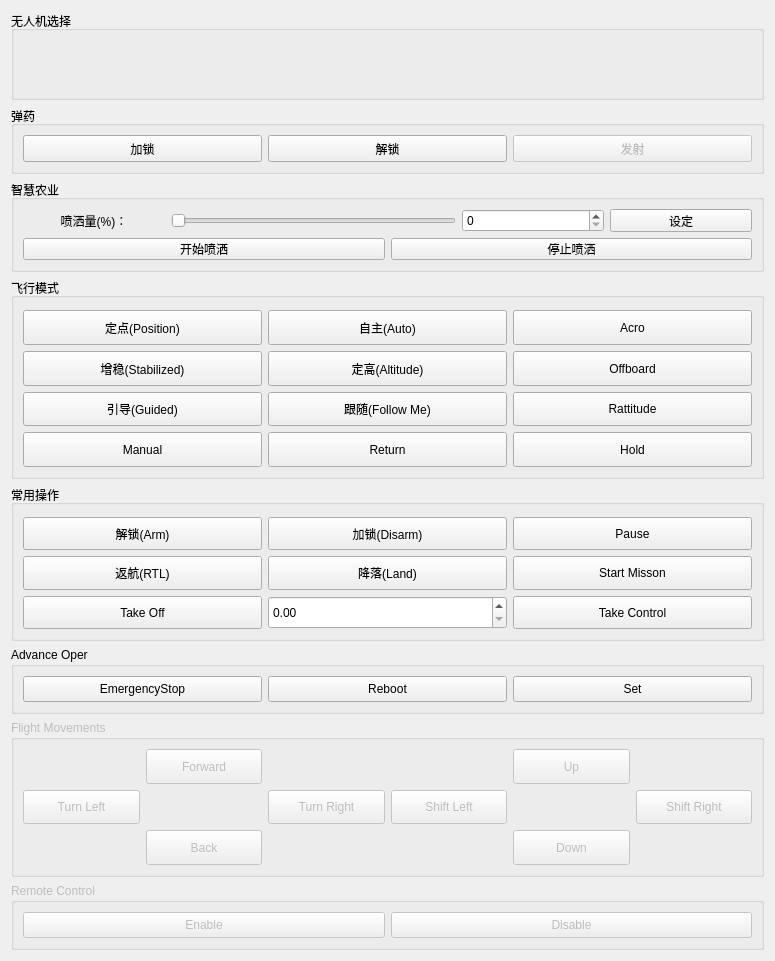
<?xml version="1.0" encoding="UTF-8"?>
<ui version="4.0">
 <class>UAVFlyManage_MavlinkDialog</class>
 <widget class="QWidget" name="UAVFlyManage_MavlinkDialog">
  <property name="geometry">
   <rect>
    <x>0</x>
    <y>0</y>
    <width>775</width>
    <height>961</height>
   </rect>
  </property>
  <property name="windowTitle">
   <string>UAV Flight Control Mode</string>
  </property>
  <layout class="QVBoxLayout" name="verticalLayout" stretch="4,3,3,9,7,3,7,3">
   <item>
    <widget class="QGroupBox" name="groupBox_UAVFlyControl_UAVFlyManage_VehicleSelected">
     <property name="title">
      <string>无人机选择</string>
     </property>
     <layout class="QHBoxLayout" name="horizontalLayout_4"/>
    </widget>
   </item>
   <item>
    <widget class="QGroupBox" name="groupBox_UAVFlyControl_UAVFlyManage_BombControl">
     <property name="sizePolicy">
      <sizepolicy hsizetype="Preferred" vsizetype="Minimum">
       <horstretch>0</horstretch>
       <verstretch>0</verstretch>
      </sizepolicy>
     </property>
     <property name="minimumSize">
      <size>
       <width>2</width>
       <height>2</height>
      </size>
     </property>
     <property name="title">
      <string>弹药</string>
     </property>
     <layout class="QHBoxLayout" name="horizontalLayout">
      <item>
       <widget class="QPushButton" name="pushButton_UAVFlyControl_UAVFlyManage_BombControl_BombLock">
        <property name="sizePolicy">
         <sizepolicy hsizetype="Minimum" vsizetype="Minimum">
          <horstretch>0</horstretch>
          <verstretch>0</verstretch>
         </sizepolicy>
        </property>
        <property name="minimumSize">
         <size>
          <width>2</width>
          <height>22</height>
         </size>
        </property>
        <property name="text">
         <string>加锁</string>
        </property>
       </widget>
      </item>
      <item>
       <widget class="QPushButton" name="pushButton_UAVFlyControl_UAVFlyManage_BombControl_BombUnLock">
        <property name="sizePolicy">
         <sizepolicy hsizetype="Minimum" vsizetype="Minimum">
          <horstretch>0</horstretch>
          <verstretch>0</verstretch>
         </sizepolicy>
        </property>
        <property name="minimumSize">
         <size>
          <width>2</width>
          <height>22</height>
         </size>
        </property>
        <property name="text">
         <string>解锁</string>
        </property>
       </widget>
      </item>
      <item>
       <widget class="QPushButton" name="pushButton_UAVFlyControl_UAVFlyManage_BombControl_BombShot">
        <property name="enabled">
         <bool>false</bool>
        </property>
        <property name="sizePolicy">
         <sizepolicy hsizetype="Minimum" vsizetype="Minimum">
          <horstretch>0</horstretch>
          <verstretch>0</verstretch>
         </sizepolicy>
        </property>
        <property name="minimumSize">
         <size>
          <width>2</width>
          <height>22</height>
         </size>
        </property>
        <property name="text">
         <string>发射</string>
        </property>
       </widget>
      </item>
     </layout>
    </widget>
   </item>
   <item>
    <widget class="QGroupBox" name="groupBox_UAVFlyControl_UAVFlyManage_InteAgri_PesticideSpraying">
     <property name="title">
      <string>智慧农业</string>
     </property>
     <layout class="QVBoxLayout" name="verticalLayout_2">
      <item>
       <layout class="QHBoxLayout" name="horizontalLayout_5" stretch="1,2,1,1">
        <item>
         <widget class="QLabel" name="label_3">
          <property name="sizePolicy">
           <sizepolicy hsizetype="Preferred" vsizetype="Minimum">
            <horstretch>0</horstretch>
            <verstretch>0</verstretch>
           </sizepolicy>
          </property>
          <property name="minimumSize">
           <size>
            <width>2</width>
            <height>22</height>
           </size>
          </property>
          <property name="layoutDirection">
           <enum>Qt::LeftToRight</enum>
          </property>
          <property name="text">
           <string>喷洒量(%)：</string>
          </property>
          <property name="alignment">
           <set>Qt::AlignCenter</set>
          </property>
         </widget>
        </item>
        <item>
         <widget class="QSlider" name="horizontalSlider">
          <property name="sizePolicy">
           <sizepolicy hsizetype="Expanding" vsizetype="Minimum">
            <horstretch>0</horstretch>
            <verstretch>0</verstretch>
           </sizepolicy>
          </property>
          <property name="minimumSize">
           <size>
            <width>2</width>
            <height>22</height>
           </size>
          </property>
          <property name="maximum">
           <number>100</number>
          </property>
          <property name="orientation">
           <enum>Qt::Horizontal</enum>
          </property>
         </widget>
        </item>
        <item>
         <widget class="QSpinBox" name="spinBox">
          <property name="maximum">
           <number>100</number>
          </property>
         </widget>
        </item>
        <item>
         <widget class="QPushButton" name="pushButton">
          <property name="sizePolicy">
           <sizepolicy hsizetype="Minimum" vsizetype="Minimum">
            <horstretch>0</horstretch>
            <verstretch>0</verstretch>
           </sizepolicy>
          </property>
          <property name="minimumSize">
           <size>
            <width>2</width>
            <height>22</height>
           </size>
          </property>
          <property name="text">
           <string>设定</string>
          </property>
         </widget>
        </item>
       </layout>
      </item>
      <item>
       <layout class="QHBoxLayout" name="horizontalLayout_2">
        <item>
         <widget class="QPushButton" name="pushButton_UAVFlyControl_UAVFlyManageInteAgri_PesticideSpraying_Start">
          <property name="sizePolicy">
           <sizepolicy hsizetype="Minimum" vsizetype="Minimum">
            <horstretch>0</horstretch>
            <verstretch>0</verstretch>
           </sizepolicy>
          </property>
          <property name="minimumSize">
           <size>
            <width>2</width>
            <height>22</height>
           </size>
          </property>
          <property name="text">
           <string>开始喷洒</string>
          </property>
         </widget>
        </item>
        <item>
         <widget class="QPushButton" name="pushButton_UAVFlyControl_UAVFlyManageInteAgri_PesticideSpraying_Stop">
          <property name="sizePolicy">
           <sizepolicy hsizetype="Minimum" vsizetype="Minimum">
            <horstretch>0</horstretch>
            <verstretch>0</verstretch>
           </sizepolicy>
          </property>
          <property name="minimumSize">
           <size>
            <width>2</width>
            <height>22</height>
           </size>
          </property>
          <property name="text">
           <string>停止喷洒</string>
          </property>
         </widget>
        </item>
       </layout>
      </item>
     </layout>
    </widget>
   </item>
   <item>
    <widget class="QGroupBox" name="groupBox_UAVFlyControl_UAVFlyManage_FlyMode">
     <property name="sizePolicy">
      <sizepolicy hsizetype="Preferred" vsizetype="Minimum">
       <horstretch>0</horstretch>
       <verstretch>0</verstretch>
      </sizepolicy>
     </property>
     <property name="minimumSize">
      <size>
       <width>2</width>
       <height>2</height>
      </size>
     </property>
     <property name="title">
      <string>飞行模式</string>
     </property>
     <layout class="QGridLayout" name="gridLayout_3">
      <property name="topMargin">
       <number>12</number>
      </property>
      <item row="0" column="4">
       <widget class="QPushButton" name="pushButton_UAVFlyControl_UAVFlyManage_Mavlink_FlyMode_Acro">
        <property name="sizePolicy">
         <sizepolicy hsizetype="Minimum" vsizetype="Minimum">
          <horstretch>0</horstretch>
          <verstretch>0</verstretch>
         </sizepolicy>
        </property>
        <property name="minimumSize">
         <size>
          <width>2</width>
          <height>22</height>
         </size>
        </property>
        <property name="text">
         <string>Acro</string>
        </property>
       </widget>
      </item>
      <item row="7" column="0">
       <widget class="QPushButton" name="pushButton_UAVFlyControl_UAVFlyManage_Mavlink_FlyMode_Manual">
        <property name="sizePolicy">
         <sizepolicy hsizetype="Minimum" vsizetype="Minimum">
          <horstretch>0</horstretch>
          <verstretch>0</verstretch>
         </sizepolicy>
        </property>
        <property name="minimumSize">
         <size>
          <width>2</width>
          <height>22</height>
         </size>
        </property>
        <property name="text">
         <string>Manual</string>
        </property>
       </widget>
      </item>
      <item row="4" column="2">
       <widget class="QPushButton" name="pushButton_UAVFlyControl_UAVFlyManage_Mavlink_FlyMode_FollowMe">
        <property name="sizePolicy">
         <sizepolicy hsizetype="Minimum" vsizetype="Minimum">
          <horstretch>0</horstretch>
          <verstretch>0</verstretch>
         </sizepolicy>
        </property>
        <property name="minimumSize">
         <size>
          <width>2</width>
          <height>22</height>
         </size>
        </property>
        <property name="text">
         <string>跟随(Follow Me)</string>
        </property>
       </widget>
      </item>
      <item row="2" column="2">
       <widget class="QPushButton" name="pushButton_UAVFlyControl_UAVFlyManage_Mavlink_FlyMode_Altitude">
        <property name="sizePolicy">
         <sizepolicy hsizetype="Minimum" vsizetype="Minimum">
          <horstretch>0</horstretch>
          <verstretch>0</verstretch>
         </sizepolicy>
        </property>
        <property name="minimumSize">
         <size>
          <width>2</width>
          <height>22</height>
         </size>
        </property>
        <property name="text">
         <string>定高(Altitude)</string>
        </property>
       </widget>
      </item>
      <item row="7" column="4">
       <widget class="QPushButton" name="pushButton_UAVFlyControl_UAVFlyManage_Mavlink_FlyMode_Hold">
        <property name="sizePolicy">
         <sizepolicy hsizetype="Minimum" vsizetype="Minimum">
          <horstretch>0</horstretch>
          <verstretch>0</verstretch>
         </sizepolicy>
        </property>
        <property name="minimumSize">
         <size>
          <width>2</width>
          <height>22</height>
         </size>
        </property>
        <property name="text">
         <string>Hold</string>
        </property>
       </widget>
      </item>
      <item row="4" column="4">
       <widget class="QPushButton" name="pushButton_UAVFlyControl_UAVFlyManage_Mavlink_FlyMode_Rattitude">
        <property name="sizePolicy">
         <sizepolicy hsizetype="Minimum" vsizetype="Minimum">
          <horstretch>0</horstretch>
          <verstretch>0</verstretch>
         </sizepolicy>
        </property>
        <property name="minimumSize">
         <size>
          <width>2</width>
          <height>22</height>
         </size>
        </property>
        <property name="text">
         <string>Rattitude</string>
        </property>
       </widget>
      </item>
      <item row="7" column="2">
       <widget class="QPushButton" name="pushButton_UAVFlyControl_UAVFlyManage_Mavlink_FlyMode_Return">
        <property name="sizePolicy">
         <sizepolicy hsizetype="Minimum" vsizetype="Minimum">
          <horstretch>0</horstretch>
          <verstretch>0</verstretch>
         </sizepolicy>
        </property>
        <property name="minimumSize">
         <size>
          <width>2</width>
          <height>22</height>
         </size>
        </property>
        <property name="text">
         <string>Return</string>
        </property>
       </widget>
      </item>
      <item row="2" column="4">
       <widget class="QPushButton" name="pushButton_UAVFlyControl_UAVFlyManage_Mavlink_FlyMode_Offboard">
        <property name="sizePolicy">
         <sizepolicy hsizetype="Minimum" vsizetype="Minimum">
          <horstretch>0</horstretch>
          <verstretch>0</verstretch>
         </sizepolicy>
        </property>
        <property name="minimumSize">
         <size>
          <width>2</width>
          <height>22</height>
         </size>
        </property>
        <property name="text">
         <string>Offboard</string>
        </property>
       </widget>
      </item>
      <item row="4" column="0">
       <widget class="QPushButton" name="pushButton_UAVFlyControl_UAVFlyManage_Mavlink_FlyMode_Guided">
        <property name="sizePolicy">
         <sizepolicy hsizetype="Minimum" vsizetype="Minimum">
          <horstretch>0</horstretch>
          <verstretch>0</verstretch>
         </sizepolicy>
        </property>
        <property name="minimumSize">
         <size>
          <width>2</width>
          <height>22</height>
         </size>
        </property>
        <property name="text">
         <string>引导(Guided)</string>
        </property>
       </widget>
      </item>
      <item row="0" column="0">
       <widget class="QPushButton" name="pushButton_UAVFlyControl_UAVFlyManage_Mavlink_FlyMode_Position">
        <property name="sizePolicy">
         <sizepolicy hsizetype="Minimum" vsizetype="Minimum">
          <horstretch>0</horstretch>
          <verstretch>0</verstretch>
         </sizepolicy>
        </property>
        <property name="minimumSize">
         <size>
          <width>2</width>
          <height>22</height>
         </size>
        </property>
        <property name="text">
         <string>定点(Position)</string>
        </property>
       </widget>
      </item>
      <item row="0" column="2">
       <widget class="QPushButton" name="pushButton_UAVFlyControl_UAVFlyManage_Mavlink_FlyMode_Mission">
        <property name="sizePolicy">
         <sizepolicy hsizetype="Minimum" vsizetype="Minimum">
          <horstretch>0</horstretch>
          <verstretch>0</verstretch>
         </sizepolicy>
        </property>
        <property name="minimumSize">
         <size>
          <width>2</width>
          <height>22</height>
         </size>
        </property>
        <property name="text">
         <string>自主(Auto)</string>
        </property>
       </widget>
      </item>
      <item row="2" column="0">
       <widget class="QPushButton" name="pushButton_UAVFlyControl_UAVFlyManage_Mavlink_FlyMode_Stabilized">
        <property name="sizePolicy">
         <sizepolicy hsizetype="Minimum" vsizetype="Minimum">
          <horstretch>0</horstretch>
          <verstretch>0</verstretch>
         </sizepolicy>
        </property>
        <property name="minimumSize">
         <size>
          <width>2</width>
          <height>22</height>
         </size>
        </property>
        <property name="text">
         <string>增稳(Stabilized)</string>
        </property>
       </widget>
      </item>
     </layout>
    </widget>
   </item>
   <item>
    <widget class="QGroupBox" name="groupBox_UAVFlyControl_UAVFlyManage_Mavlink_CommOper">
     <property name="sizePolicy">
      <sizepolicy hsizetype="Preferred" vsizetype="Minimum">
       <horstretch>0</horstretch>
       <verstretch>0</verstretch>
      </sizepolicy>
     </property>
     <property name="minimumSize">
      <size>
       <width>2</width>
       <height>2</height>
      </size>
     </property>
     <property name="title">
      <string>常用操作</string>
     </property>
     <layout class="QGridLayout" name="gridLayout">
      <property name="topMargin">
       <number>12</number>
      </property>
      <item row="3" column="0">
       <widget class="QPushButton" name="pushButton_UAVFlyControl_UAVFlyManage_Mavlink_CommOper_TakeOff">
        <property name="sizePolicy">
         <sizepolicy hsizetype="Minimum" vsizetype="Minimum">
          <horstretch>0</horstretch>
          <verstretch>0</verstretch>
         </sizepolicy>
        </property>
        <property name="minimumSize">
         <size>
          <width>2</width>
          <height>22</height>
         </size>
        </property>
        <property name="text">
         <string>Take Off</string>
        </property>
       </widget>
      </item>
      <item row="3" column="3">
       <widget class="QPushButton" name="pushButton_UAVFlyControl_UAVFlyManage_Mavlink_CommOper_TakeControl">
        <property name="sizePolicy">
         <sizepolicy hsizetype="Minimum" vsizetype="Minimum">
          <horstretch>0</horstretch>
          <verstretch>0</verstretch>
         </sizepolicy>
        </property>
        <property name="minimumSize">
         <size>
          <width>2</width>
          <height>22</height>
         </size>
        </property>
        <property name="text">
         <string>Take Control</string>
        </property>
       </widget>
      </item>
      <item row="0" column="0">
       <widget class="QPushButton" name="pushButton_UAVFlyControl_UAVFlyManage_Mavlink_CommOper_Arm">
        <property name="sizePolicy">
         <sizepolicy hsizetype="Minimum" vsizetype="Minimum">
          <horstretch>0</horstretch>
          <verstretch>0</verstretch>
         </sizepolicy>
        </property>
        <property name="minimumSize">
         <size>
          <width>2</width>
          <height>22</height>
         </size>
        </property>
        <property name="text">
         <string>解锁(Arm)</string>
        </property>
       </widget>
      </item>
      <item row="0" column="1">
       <widget class="QPushButton" name="pushButton_UAVFlyControl_UAVFlyManage_Mavlink_CommOper_Disarm">
        <property name="sizePolicy">
         <sizepolicy hsizetype="Minimum" vsizetype="Minimum">
          <horstretch>0</horstretch>
          <verstretch>0</verstretch>
         </sizepolicy>
        </property>
        <property name="minimumSize">
         <size>
          <width>2</width>
          <height>22</height>
         </size>
        </property>
        <property name="text">
         <string>加锁(Disarm)</string>
        </property>
       </widget>
      </item>
      <item row="3" column="1">
       <widget class="QDoubleSpinBox" name="doubleSpinBox_UAVFlyControl_UAVFlyManage_Mavlink_CommOper_TakeOff">
        <property name="sizePolicy">
         <sizepolicy hsizetype="Ignored" vsizetype="Ignored">
          <horstretch>0</horstretch>
          <verstretch>0</verstretch>
         </sizepolicy>
        </property>
        <property name="toolTip">
         <string>TakeOff Attitude</string>
        </property>
        <property name="whatsThis">
         <string>TakeOff Attitude</string>
        </property>
        <property name="maximum">
         <double>1000000000.000000000000000</double>
        </property>
       </widget>
      </item>
      <item row="0" column="3">
       <widget class="QPushButton" name="pushButton_UAVFlyControl_UAVFlyManage_Mavlink_CommOper_Pause">
        <property name="sizePolicy">
         <sizepolicy hsizetype="Minimum" vsizetype="Minimum">
          <horstretch>0</horstretch>
          <verstretch>0</verstretch>
         </sizepolicy>
        </property>
        <property name="minimumSize">
         <size>
          <width>2</width>
          <height>22</height>
         </size>
        </property>
        <property name="text">
         <string>Pause</string>
        </property>
       </widget>
      </item>
      <item row="2" column="0">
       <widget class="QPushButton" name="pushButton_UAVFlyControl_UAVFlyManage_Mavlink_CommOper_RTL">
        <property name="sizePolicy">
         <sizepolicy hsizetype="Minimum" vsizetype="Minimum">
          <horstretch>0</horstretch>
          <verstretch>0</verstretch>
         </sizepolicy>
        </property>
        <property name="minimumSize">
         <size>
          <width>2</width>
          <height>22</height>
         </size>
        </property>
        <property name="text">
         <string>返航(RTL)</string>
        </property>
       </widget>
      </item>
      <item row="2" column="1">
       <widget class="QPushButton" name="pushButton_UAVFlyControl_UAVFlyManage_Mavlink_CommOper_Land">
        <property name="sizePolicy">
         <sizepolicy hsizetype="Minimum" vsizetype="Minimum">
          <horstretch>0</horstretch>
          <verstretch>0</verstretch>
         </sizepolicy>
        </property>
        <property name="minimumSize">
         <size>
          <width>2</width>
          <height>22</height>
         </size>
        </property>
        <property name="text">
         <string>降落(Land)</string>
        </property>
       </widget>
      </item>
      <item row="2" column="3">
       <widget class="QPushButton" name="pushButton_UAVFlyControl_UAVFlyManage_Mavlink_CommOper_StartMisson">
        <property name="sizePolicy">
         <sizepolicy hsizetype="Minimum" vsizetype="Minimum">
          <horstretch>0</horstretch>
          <verstretch>0</verstretch>
         </sizepolicy>
        </property>
        <property name="minimumSize">
         <size>
          <width>2</width>
          <height>22</height>
         </size>
        </property>
        <property name="text">
         <string>Start Misson</string>
        </property>
       </widget>
      </item>
     </layout>
    </widget>
   </item>
   <item>
    <widget class="QGroupBox" name="groupBox_UAVFlyControl_UAVFlyManage_Mavlink_AdvanceOper">
     <property name="title">
      <string>Advance Oper</string>
     </property>
     <layout class="QGridLayout" name="gridLayout_4">
      <item row="0" column="1">
       <widget class="QPushButton" name="pushButton_UAVFlyControl_UAVFlyManage_Mavlink_AdvanceOper_Reboot">
        <property name="sizePolicy">
         <sizepolicy hsizetype="Minimum" vsizetype="Minimum">
          <horstretch>0</horstretch>
          <verstretch>0</verstretch>
         </sizepolicy>
        </property>
        <property name="minimumSize">
         <size>
          <width>2</width>
          <height>22</height>
         </size>
        </property>
        <property name="text">
         <string>Reboot</string>
        </property>
       </widget>
      </item>
      <item row="0" column="3">
       <widget class="QPushButton" name="pushButton_UAVFlyControl_UAVFlyManage_Mavlink_AdvanceOper_Set">
        <property name="sizePolicy">
         <sizepolicy hsizetype="Minimum" vsizetype="Minimum">
          <horstretch>0</horstretch>
          <verstretch>0</verstretch>
         </sizepolicy>
        </property>
        <property name="minimumSize">
         <size>
          <width>2</width>
          <height>22</height>
         </size>
        </property>
        <property name="text">
         <string>Set</string>
        </property>
       </widget>
      </item>
      <item row="0" column="0">
       <widget class="QPushButton" name="pushButton_UAVFlyControl_UAVFlyManage_Mavlink_AdvanceOper_EmergencyStop">
        <property name="sizePolicy">
         <sizepolicy hsizetype="Minimum" vsizetype="Minimum">
          <horstretch>0</horstretch>
          <verstretch>0</verstretch>
         </sizepolicy>
        </property>
        <property name="minimumSize">
         <size>
          <width>2</width>
          <height>22</height>
         </size>
        </property>
        <property name="text">
         <string>EmergencyStop</string>
        </property>
       </widget>
      </item>
     </layout>
    </widget>
   </item>
   <item>
    <widget class="QGroupBox" name="groupBox_UAVFlyControl_UAVFlyManage_Mavlink_FlyAction">
     <property name="enabled">
      <bool>false</bool>
     </property>
     <property name="sizePolicy">
      <sizepolicy hsizetype="Preferred" vsizetype="Minimum">
       <horstretch>0</horstretch>
       <verstretch>0</verstretch>
      </sizepolicy>
     </property>
     <property name="minimumSize">
      <size>
       <width>2</width>
       <height>2</height>
      </size>
     </property>
     <property name="title">
      <string>Flight Movements</string>
     </property>
     <layout class="QGridLayout" name="gridLayout_2">
      <item row="2" column="3">
       <widget class="QPushButton" name="pushButton_UAVFlyControl_UAVFlyManage_Mavlink_FlyAction_ShiftLeft">
        <property name="enabled">
         <bool>false</bool>
        </property>
        <property name="sizePolicy">
         <sizepolicy hsizetype="Minimum" vsizetype="Minimum">
          <horstretch>0</horstretch>
          <verstretch>0</verstretch>
         </sizepolicy>
        </property>
        <property name="minimumSize">
         <size>
          <width>2</width>
          <height>22</height>
         </size>
        </property>
        <property name="text">
         <string>Shift Left</string>
        </property>
       </widget>
      </item>
      <item row="2" column="0">
       <widget class="QPushButton" name="pushButton_UAVFlyControl_UAVFlyManage_Mavlink_FlyAction_TurnLeft">
        <property name="enabled">
         <bool>false</bool>
        </property>
        <property name="sizePolicy">
         <sizepolicy hsizetype="Minimum" vsizetype="Minimum">
          <horstretch>0</horstretch>
          <verstretch>0</verstretch>
         </sizepolicy>
        </property>
        <property name="minimumSize">
         <size>
          <width>2</width>
          <height>22</height>
         </size>
        </property>
        <property name="text">
         <string>Turn Left</string>
        </property>
       </widget>
      </item>
      <item row="2" column="5">
       <widget class="QPushButton" name="pushButton_UAVFlyControl_UAVFlyManage_Mavlink_FlyAction_ShiftRight">
        <property name="enabled">
         <bool>false</bool>
        </property>
        <property name="sizePolicy">
         <sizepolicy hsizetype="Minimum" vsizetype="Minimum">
          <horstretch>0</horstretch>
          <verstretch>0</verstretch>
         </sizepolicy>
        </property>
        <property name="minimumSize">
         <size>
          <width>2</width>
          <height>22</height>
         </size>
        </property>
        <property name="text">
         <string>Shift Right</string>
        </property>
       </widget>
      </item>
      <item row="0" column="1">
       <widget class="QPushButton" name="pushButton_UAVFlyControl_UAVFlyManage_Mavlink_FlyAction_GoForward">
        <property name="enabled">
         <bool>false</bool>
        </property>
        <property name="sizePolicy">
         <sizepolicy hsizetype="Minimum" vsizetype="Minimum">
          <horstretch>0</horstretch>
          <verstretch>0</verstretch>
         </sizepolicy>
        </property>
        <property name="minimumSize">
         <size>
          <width>2</width>
          <height>22</height>
         </size>
        </property>
        <property name="text">
         <string>Forward</string>
        </property>
       </widget>
      </item>
      <item row="2" column="2">
       <widget class="QPushButton" name="pushButton_UAVFlyControl_UAVFlyManage_Mavlink_FlyAction_TurnRight">
        <property name="enabled">
         <bool>false</bool>
        </property>
        <property name="sizePolicy">
         <sizepolicy hsizetype="Minimum" vsizetype="Minimum">
          <horstretch>0</horstretch>
          <verstretch>0</verstretch>
         </sizepolicy>
        </property>
        <property name="minimumSize">
         <size>
          <width>2</width>
          <height>22</height>
         </size>
        </property>
        <property name="text">
         <string>Turn Right</string>
        </property>
       </widget>
      </item>
      <item row="0" column="4">
       <widget class="QPushButton" name="pushButton_UAVFlyControl_UAVFlyManage_Mavlink_FlyAction_GoUp">
        <property name="enabled">
         <bool>false</bool>
        </property>
        <property name="sizePolicy">
         <sizepolicy hsizetype="Minimum" vsizetype="Minimum">
          <horstretch>0</horstretch>
          <verstretch>0</verstretch>
         </sizepolicy>
        </property>
        <property name="minimumSize">
         <size>
          <width>2</width>
          <height>22</height>
         </size>
        </property>
        <property name="text">
         <string>Up</string>
        </property>
       </widget>
      </item>
      <item row="3" column="4">
       <widget class="QPushButton" name="pushButton_UAVFlyControl_UAVFlyManage_Mavlink_FlyAction_GoDown">
        <property name="enabled">
         <bool>false</bool>
        </property>
        <property name="sizePolicy">
         <sizepolicy hsizetype="Minimum" vsizetype="Minimum">
          <horstretch>0</horstretch>
          <verstretch>0</verstretch>
         </sizepolicy>
        </property>
        <property name="minimumSize">
         <size>
          <width>2</width>
          <height>22</height>
         </size>
        </property>
        <property name="text">
         <string>Down</string>
        </property>
       </widget>
      </item>
      <item row="3" column="1">
       <widget class="QPushButton" name="pushButton_UAVFlyControl_UAVFlyManage_Mavlink_FlyAction_GoBack">
        <property name="enabled">
         <bool>false</bool>
        </property>
        <property name="sizePolicy">
         <sizepolicy hsizetype="Minimum" vsizetype="Minimum">
          <horstretch>0</horstretch>
          <verstretch>0</verstretch>
         </sizepolicy>
        </property>
        <property name="minimumSize">
         <size>
          <width>2</width>
          <height>22</height>
         </size>
        </property>
        <property name="text">
         <string>Back</string>
        </property>
       </widget>
      </item>
      <item row="2" column="4">
       <widget class="QLabel" name="label">
        <property name="sizePolicy">
         <sizepolicy hsizetype="Ignored" vsizetype="Ignored">
          <horstretch>0</horstretch>
          <verstretch>0</verstretch>
         </sizepolicy>
        </property>
        <property name="text">
         <string/>
        </property>
       </widget>
      </item>
      <item row="2" column="1">
       <widget class="QLabel" name="label_2">
        <property name="sizePolicy">
         <sizepolicy hsizetype="Minimum" vsizetype="Minimum">
          <horstretch>0</horstretch>
          <verstretch>0</verstretch>
         </sizepolicy>
        </property>
        <property name="minimumSize">
         <size>
          <width>2</width>
          <height>2</height>
         </size>
        </property>
        <property name="text">
         <string/>
        </property>
       </widget>
      </item>
     </layout>
    </widget>
   </item>
   <item>
    <widget class="QGroupBox" name="groupBox_UAVFlyControl_UAVFlyManage_Mavlink_Remote">
     <property name="enabled">
      <bool>false</bool>
     </property>
     <property name="sizePolicy">
      <sizepolicy hsizetype="Preferred" vsizetype="Minimum">
       <horstretch>0</horstretch>
       <verstretch>0</verstretch>
      </sizepolicy>
     </property>
     <property name="minimumSize">
      <size>
       <width>2</width>
       <height>2</height>
      </size>
     </property>
     <property name="title">
      <string>Remote Control</string>
     </property>
     <layout class="QHBoxLayout" name="horizontalLayout_3">
      <item>
       <widget class="QPushButton" name="pushButton_UAVFlyControl_UAVFlyManage_Mavlink_Remote_Enable">
        <property name="enabled">
         <bool>false</bool>
        </property>
        <property name="sizePolicy">
         <sizepolicy hsizetype="Minimum" vsizetype="Minimum">
          <horstretch>0</horstretch>
          <verstretch>0</verstretch>
         </sizepolicy>
        </property>
        <property name="minimumSize">
         <size>
          <width>2</width>
          <height>22</height>
         </size>
        </property>
        <property name="text">
         <string>Enable</string>
        </property>
       </widget>
      </item>
      <item>
       <widget class="QPushButton" name="pushButton_UAVFlyControl_UAVFlyManage_Mavlink_Remote_Disable">
        <property name="enabled">
         <bool>false</bool>
        </property>
        <property name="sizePolicy">
         <sizepolicy hsizetype="Minimum" vsizetype="Minimum">
          <horstretch>0</horstretch>
          <verstretch>0</verstretch>
         </sizepolicy>
        </property>
        <property name="minimumSize">
         <size>
          <width>2</width>
          <height>22</height>
         </size>
        </property>
        <property name="text">
         <string>Disable</string>
        </property>
       </widget>
      </item>
     </layout>
    </widget>
   </item>
  </layout>
 </widget>
 <resources/>
 <connections/>
</ui>
